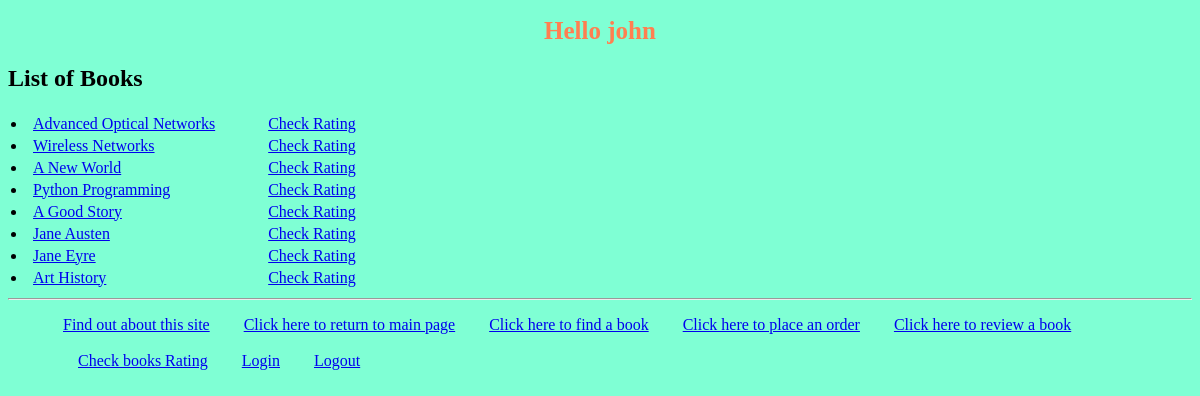
Screenshot of /myapp/check_reviews (signed in) with the database file from the repository.
### myapp/models.py (models this page shows, shortened)
class Book(models.Model):
    CATEGORY_CHOICES = [
        ('S', 'Scinece&Tech'),
        ('F', 'Fiction'),
        ('B', 'Biography'),
        ('T', 'Travel'),
        ('O', 'Other')
    ]
    title = models.CharField(max_length=200)
    category = models.CharField(max_length=1, choices=CATEGORY_CHOICES, default='S')
    num_pages = models.PositiveIntegerField(default=100)
    price = models.DecimalField(max_digits=10, decimal_places=2)
    description = models.TextField(blank=True)
    publisher = models.ForeignKey(Publisher, related_name='books', on_delete=models.CASCADE)
    num_reviews = models.PositiveIntegerField(default=0)

### myapp/views.py (the view)
# urls.py: path(r'check_reviews',views.chk_reviews_index,name='chk_reviews_index'),
@login_required
def chk_reviews_index(request):
    booklist = Book.objects.all().order_by('id')[:10]
    return render(request, 'myapp/chk_reviews_index.html', {'booklist': booklist})

### myapp/templates/myapp/chk_reviews_index.html
{% extends 'myapp/base.html' %}
{% block body_block %}
    {% if booklist %}
        <h2>List of Books</h2>
        <table>
        <ul>
            {% for book  in booklist %}
                    <tr>
                        <td>
                            <li>
                                <a href="{% url 'myapp:book_detail' book.id %}">{{book.title}} </a>
                            </li>
                        </td>
                        <td style="padding-left: 50px">
                            <a href="{% url 'myapp:chk_reviews' book.id %}">Check Rating</a>
                        </td>
                    </tr>
            {% endfor %}
        </ul>
        </table>
    {% else %}
        <strong>There are no available books!</strong>
    {% endif %}
{% endblock %}

### myapp/templates/myapp/base.html (shortened to what this page needs)
<!DOCTYPE html>
{% load staticfiles %}
<html>
    <head>
        <link rel="stylesheet" type="text/css" href="{% static 'myapp/style.css' %}" />
    </head>
    <body>
        <div>
            <h1>{% block myhdg %}Hello {{request.user.username}} {% endblock %}</h1>
            {% block body_block %}*** {% endblock %}
        </div>
        <hr />
        <div>
            <ul>
                <li class="hbar1"><a href="{% url 'myapp:about' %}">Find out about this site</a></li>
                <li class="hbar1"><a href = "{% url 'myapp:index' %}">Click here to return to main page</a></li>
                <li class="hbar1"><a href = "{% url 'myapp:findbooks' %}">Click here to find a book</a></li>
                <li class="hbar1"><a href = "{% url 'myapp:place_order' %}">Click here to place an order</a></li>
                <li class="hbar1"><a href = "{% url 'myapp:review' %}">Click here to review a book</a><br><br></li>
                <li class="hbar1"><a href = "{% url 'myapp:chk_reviews_index' %}">Check books Rating</a></li>
                <li class="hbar1"><a href = "{% url 'myapp:login' %}">Login</a></li>
                <li class="hbar1"><a href = "{% url 'myapp:logout' %}">Logout</a></li>
            </ul>
        </div>
    </body>
</html>

### myapp/static/myapp/style.css (style rules this page uses)
h1 { color: coral; font-size: 25px; text-align: center; }
body { background-color: aquamarine; }
.hbar1 { display: inline; margin: 15px; }

### rows the page displays
Book: title "Advanced Optical Networks"
Book: title "Wireless Networks"
Book: title "A New World"
Book: title "Python Programming"
Book: title "A Good Story"
Book: title "Jane Austen"
Book: title "Jane Eyre"
Book: title "Art History"

### other values shown
{{ request.user.username }} "john"
